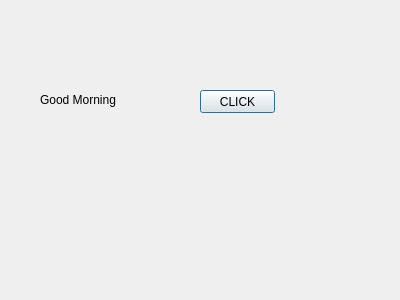
<?xml version="1.0" encoding="UTF-8"?>
<ui version="4.0">
 <class>Dialog</class>
 <widget class="QDialog" name="Dialog">
  <property name="geometry">
   <rect>
    <x>0</x>
    <y>0</y>
    <width>400</width>
    <height>300</height>
   </rect>
  </property>
  <property name="windowTitle">
   <string>Dialog</string>
  </property>
  <widget class="QLabel" name="lbl">
   <property name="geometry">
    <rect>
     <x>40</x>
     <y>90</y>
     <width>81</width>
     <height>20</height>
    </rect>
   </property>
   <property name="text">
    <string>Good Morning</string>
   </property>
  </widget>
  <widget class="QPushButton" name="pb">
   <property name="geometry">
    <rect>
     <x>200</x>
     <y>90</y>
     <width>75</width>
     <height>23</height>
    </rect>
   </property>
   <property name="text">
    <string>CLICK</string>
   </property>
  </widget>
 </widget>
 <resources/>
 <connections/>
</ui>
